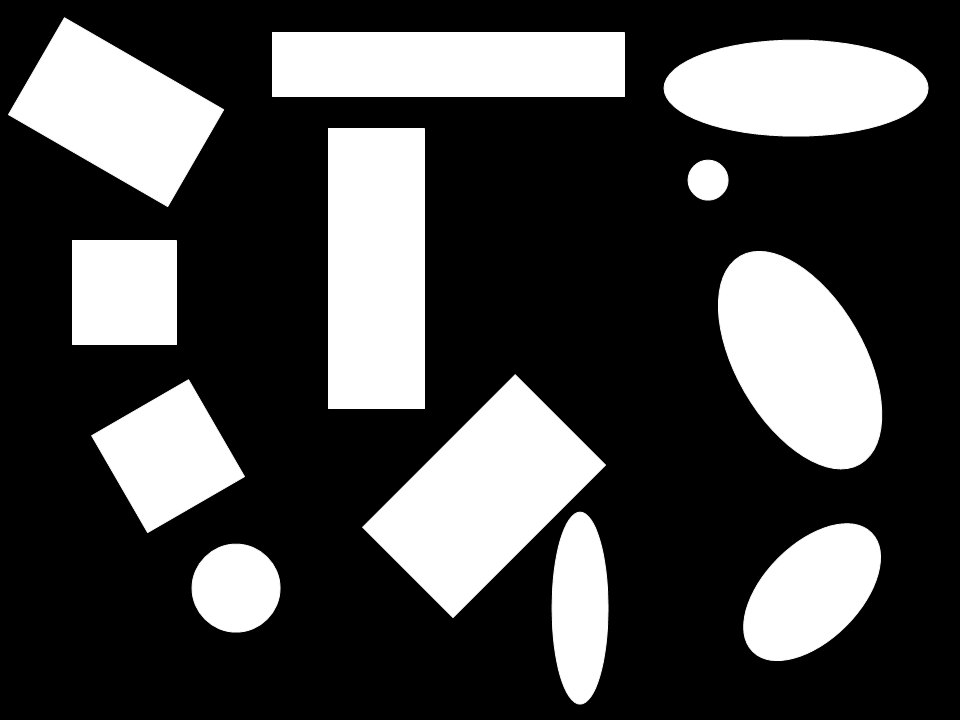
%> input picture Labs/Lab 4/images/shapes.png, 960 x 720 px
$ octave script.m   (GNU Octave 9; MATLAB toolbox functions it lacks are replaced by stand-ins)
%> lines starting %> are read from the running program, lines starting %| are printed output that depends on the picture; in (x1, y1, x2, y2) boxes, pixels count from 0 and x2, y2 are one past the last pixel; in counts of white or black regions, pixels touching at a corner belong together; the program's own positions count from 1; long printed decimals are rounded
### createRegionMasks.m
function masks = createRegionMasks(mask)
    masks = zeros(size(mask, 1), size(mask, 2), max(max(mask)));
    for i=1:max(max(mask))
        m = zeros(size(mask, 1), size(mask, 2));
        m(mask == i) = 1;
        masks(:,:,i) = m;
    end
end

### Labs/Lab 4/calculateElongation.m
function elong = calculateElongation(mask)
    evs = eig(calculateCovarianceMatrix(mask));
    elong = sqrt(max(evs) / min(evs));
end

### Labs/Lab 4/getCircularity.m
function [c1, c2] = getCircularity(mask)
    [r, c] = find(mask == 1);
    area = size(r,1);
    boundary = bwtraceboundary(mask, [r(1), c(1)], 'W', 8);
    br = boundary(:,1);
    bc = boundary(:,2);
    rbar = mean(r);
    cbar = mean(c);
    n = size(br,1);
    ur = br - rbar;
    uc = bc - cbar;
    u = sum(sqrt(ur.^2+uc.^2))/n;
    o = sqrt(sum((sqrt(ur.^2+uc.^2)-u).^2)/n);
    c2 = u/o;
    br(end+1) = br(1);
    bc(end+1) = bc(1);
    pr = (br(2:end)-br(1:end-1));
    pc = (bc(2:end)-bc(1:end-1));
    p = sqrt(pr.^2+pc.^2);
    perimeter = sum(p);
    c1 = (perimeter*perimeter)/area;
end

### Labs/Lab 4/calculateCovarianceMatrix.m
function mtx = calculateCovarianceMatrix(mask)
   % I'm lazy and I'm going to do this the lazy way...
   [r,c] = find(mask == 1);
   mtx(1,1) = sum((c - mean(c)) .^2) / sum(sum(mask));
   mtx(2,2) = sum((r - mean(r)) .^2) / sum(sum(mask));
   mtx(1,2) = sum((c - mean(c)) .* (r - mean(r))) / sum(sum(mask));
   mtx(2,1) = mtx(1,2);
end

### Labs/Lab 4/script.m
% Open the image
img = imread('images/shapes.png');
%> img is the input picture: size 720x960 uint8; min 0, max 255, mean 72.4

% Run bwlabel and split into separate masks for each shape
shapes = createRegionMasks(bwlabel(img, 4));
%> the loop in createRegionMasks, `for i=1:max(max(mask))` made 12 passes
%> after the loop in createRegionMasks, `for i=1:max(max(mask))`:
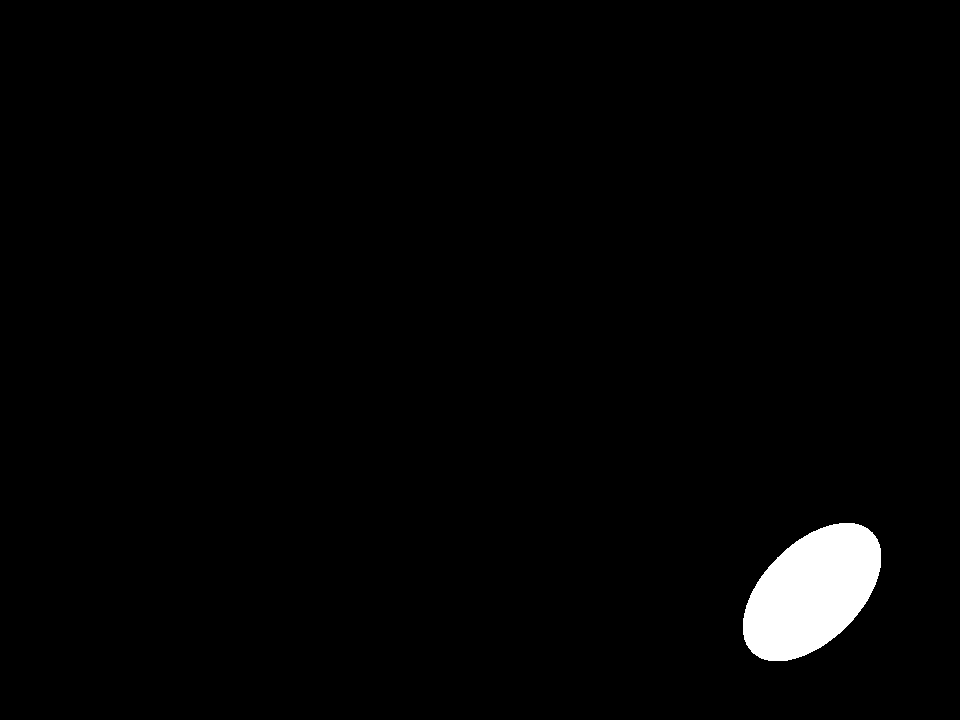
%> m: size 720x960 double; values 0 (black) and 1 (white), 1.9% white; 1 white region, box (x1, y1, x2, y2) and area: (743, 523, 881, 661) 13055

elong = zeros(size(shapes, 3), 1);
c1 = zeros(size(shapes, 3), 1);
c2 = zeros(size(shapes, 3), 1);

% Calculate and print the results for elongation and circularity
for i=1:size(shapes, 3)
    elong(i) = calculateElongation(shapes(:,:,i));
    [c1(i) c2(i)] = getCircularity(shapes(:,:,i));
    class = 'ellipse';
    if(c2(i) > 25)
        class = 'circle';
    elseif(elong(i) < 1.05)
        class = 'square';
    elseif(c1(i) > 20)
        class = 'rectangle';
    end
    fprintf('Shape %d: Elongation: %f; C1: %f; C2: %f; classification: %s\n', i, elong(i), c1(i), c2(i), class);
end
%> this loop made 12 passes
%> (evs in calculateElongation, elong in calculateElongation, area in getCircularity, rbar in getCircularity, cbar in getCircularity, n in getCircularity, u in getCircularity, o in getCircularity) on passes 1 to 10: ([1081.1; 2881.7], 1.63, 21182, 112.7, 116.6, 517, 84.45, 16.76), ([918.7; 918.7], 1, 11025, 293, 125, 417, 59.72, 6.59), ([1080.4; 1081.7], 1, 12975, 456.7, 168.6, 392, 64.89, 7.13), ([504; 504.5], 1, 6337, 588.6, 236.6, 253, 44.47, 0.262), ([352; 10384], 5.43, 22945, 65, 449, 833, 108.9, 50.8), ([784; 6580], 2.9, 27257, 269, 377, 753, 102.6, 35.67), ([1410.5; 3952.3], 1.67, 28335, 497, 484.5, 491, 98.04, 20.09), ([210.3; 2359.6], 3.35, 8852, 608.6, 580.6, 405, 58.25, 22.16), ([599; 4421.8], 2.72, 20451, 88.62, 796.6, 565, 85.13, 27.9), ([109.3; 110.7], 1.01, 1382, 180.6, 708.6, 117, 20.53, 0.249)
%| Shape 1: Elongation: 1.633; C1: 19.253; C2: 5.039; classification: ellipse
%| Shape 2: Elongation: 1.000; C1: 15.697; C2: 9.066; classification: square
%| Shape 3: Elongation: 1.001; C1: 17.946; C2: 9.098; classification: square
%| Shape 4: Elongation: 1.001; C1: 13.740; C2: 169.702; classification: circle
%| Shape 5: Elongation: 5.431; C1: 30.169; C2: 2.144; classification: rectangle
%| Shape 6: Elongation: 2.897; C1: 20.747; C2: 2.876; classification: rectangle
%| Shape 7: Elongation: 1.674; C1: 16.866; C2: 4.881; classification: ellipse
%| Shape 8: Elongation: 3.350; C1: 22.247; C2: 2.628; classification: rectangle
%> (further printed lines are left out)
%> after the loop, c1 = [19.25; 15.7; 17.95; 13.74; 30.17; 20.75; 16.87; 22.25; 19.42; 13.36; 15.93; 15.4]; c2 = [5.04; 9.07; 9.1; 169.7; 2.14; 2.88; 4.88; 2.63; 3.05; 82.52; 4.75; 5.45]; elong = [1.63; 1; 1; 1; 5.43; 2.9; 1.67; 3.35; 2.72; 1.01; 1.86; 1.73]
